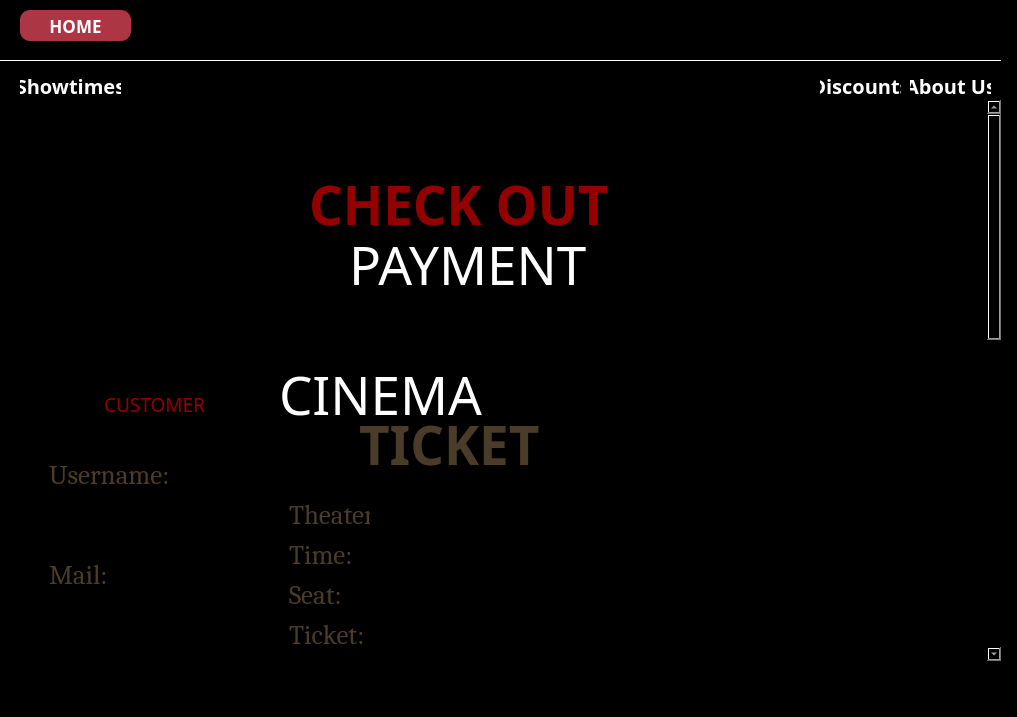
<?xml version="1.0" encoding="UTF-8"?>
<ui version="4.0">
 <class>MainWindow</class>
 <widget class="QMainWindow" name="MainWindow">
  <property name="geometry">
   <rect>
    <x>0</x>
    <y>0</y>
    <width>1017</width>
    <height>717</height>
   </rect>
  </property>
  <property name="font">
   <font>
    <pointsize>12</pointsize>
    <weight>50</weight>
    <bold>false</bold>
   </font>
  </property>
  <property name="windowTitle">
   <string>MainWindow</string>
  </property>
  <property name="styleSheet">
   <string notr="true">background-color: rgb(0, 0, 0);
color: rgb(255, 255, 255);
    border: none</string>
  </property>
  <widget class="QWidget" name="centralwidget">
   <widget class="QPushButton" name="pushButtonShwtm">
    <property name="geometry">
     <rect>
      <x>20</x>
      <y>70</y>
      <width>101</width>
      <height>31</height>
     </rect>
    </property>
    <property name="font">
     <font>
      <family>Bahnschrift Condensed</family>
      <pointsize>15</pointsize>
      <weight>75</weight>
      <bold>true</bold>
     </font>
    </property>
    <property name="styleSheet">
     <string notr="true">background-color: transparent;
color: rgb(255, 255, 255);
    border: none</string>
    </property>
    <property name="text">
     <string>Showtimes</string>
    </property>
   </widget>
   <widget class="QPushButton" name="pushButtonDiscounts">
    <property name="geometry">
     <rect>
      <x>820</x>
      <y>70</y>
      <width>81</width>
      <height>31</height>
     </rect>
    </property>
    <property name="font">
     <font>
      <family>Bahnschrift Condensed</family>
      <pointsize>15</pointsize>
      <weight>75</weight>
      <bold>true</bold>
     </font>
    </property>
    <property name="styleSheet">
     <string notr="true">background-color: transparent;
color: rgb(255, 255, 255);
    border: none</string>
    </property>
    <property name="text">
     <string>Discounts</string>
    </property>
   </widget>
   <widget class="QPushButton" name="pushButtonAboutUs">
    <property name="geometry">
     <rect>
      <x>910</x>
      <y>70</y>
      <width>81</width>
      <height>31</height>
     </rect>
    </property>
    <property name="font">
     <font>
      <family>Bahnschrift Condensed</family>
      <pointsize>15</pointsize>
      <weight>75</weight>
      <bold>true</bold>
     </font>
    </property>
    <property name="styleSheet">
     <string notr="true">background-color: transparent;
color: rgb(255, 255, 255);
    border: none</string>
    </property>
    <property name="text">
     <string>About Us</string>
    </property>
   </widget>
   <widget class="QScrollArea" name="scrollArea">
    <property name="geometry">
     <rect>
      <x>0</x>
      <y>100</y>
      <width>1001</width>
      <height>561</height>
     </rect>
    </property>
    <property name="font">
     <font>
      <italic>true</italic>
      <kerning>true</kerning>
     </font>
    </property>
    <property name="styleSheet">
     <string notr="true">QScrollBar::sub-line:vertical {
	border:none;
	background-color:rgb(59,59,90);
	height: 15px;
	border-top-left-radius:7px;
	border-top-right-radius:7px;
	subcontrol-position:top;
	subcontrol-origin:margin;
}
QScrollBar::sub-line:vertical:hover {
	background-color:rgb(255,0,127);
}
QScrollBar::sub-line:vertical:pressed {
	background-color:rgb(185,0,92);
}
QScrollBar::add-line:vertical {
	border:none;
	background-color:rgb(59,59,90);
	height: 15px;
	border-top-left-radius:7px;
	border-top-right-radius:7px;
	subcontrol-position:bottom;
	subcontrol-origin:margin;
}
QScrollBar::sub-line:vertical:hover {
	background-color:rgb(255,0,127);
}
QScrollBar::sub-line:vertical:pressed {
	background-color:rgb(185,0,92);
}
QScrollBar::up-arrow:vertical, QScrollBar::down-arrow:vertical{
	background: none;
}
QScrollBar::add-page:vertical, QScrollBar::sub-page:vertical{
	background: none;
}
QScrollBar::sub-line:horizontal {
	border:none;
	background-color:rgb(59,59,90);
	height: 15px;
	border-top-left-radius:7px;
	border-top-right-radius:7px;
	subcontrol-position:top;
	subcontrol-origin:margin;
}
QScrollBar::sub-line:horizontal:hover {
	background-color:rgb(255,0,127);
}
QScrollBar::sub-line:horizontal:pressed {
	background-color:rgb(185,0,92);
}
QScrollBar::add-line:horizontal {
	border:none;
	background-color:rgb(59,59,90);
	height: 15px;
	border-top-left-radius:7px;
	border-top-right-radius:7px;
	subcontrol-position:bottom;
	subcontrol-origin:margin;
}
QScrollBar::sub-line:horizontal:hover {
	background-color:rgb(255,0,127);
}
QScrollBar::sub-line:horizontal:pressed {
	background-color:rgb(185,0,92);
}
QScrollBar::up-arrow:horizontal, QScrollBar::down-arrow:horizontal{
	background: none;
}
QScrollBar::add-page:horizontal, QScrollBar::sub-page:horizontal{
	background: none;
}


</string>
    </property>
    <property name="widgetResizable">
     <bool>true</bool>
    </property>
    <widget class="QWidget" name="scrollAreaWidgetContents">
     <property name="geometry">
      <rect>
       <x>0</x>
       <y>-506</y>
       <width>988</width>
       <height>1312</height>
      </rect>
     </property>
     <layout class="QVBoxLayout" name="verticalLayout">
      <item>
       <widget class="QFrame" name="frame">
        <property name="minimumSize">
         <size>
          <width>100</width>
          <height>1300</height>
         </size>
        </property>
        <property name="font">
         <font>
          <weight>50</weight>
          <bold>false</bold>
         </font>
        </property>
        <property name="mouseTracking">
         <bool>false</bool>
        </property>
        <property name="tabletTracking">
         <bool>false</bool>
        </property>
        <property name="acceptDrops">
         <bool>true</bool>
        </property>
        <property name="styleSheet">
         <string notr="true">    border: none</string>
        </property>
        <property name="frameShape">
         <enum>QFrame::NoFrame</enum>
        </property>
        <property name="frameShadow">
         <enum>QFrame::Raised</enum>
        </property>
        <widget class="QLabel" name="label_29">
         <property name="geometry">
          <rect>
           <x>-10</x>
           <y>0</y>
           <width>991</width>
           <height>251</height>
          </rect>
         </property>
         <property name="text">
          <string/>
         </property>
         <property name="pixmap">
          <pixmap>../images/Red And Yellow Illustrated Movie Night Perfomance Invitation Outdor Banner.png</pixmap>
         </property>
         <property name="scaledContents">
          <bool>true</bool>
         </property>
        </widget>
        <widget class="QPushButton" name="pushButtonDiscounts_4">
         <property name="geometry">
          <rect>
           <x>10</x>
           <y>290</y>
           <width>271</width>
           <height>41</height>
          </rect>
         </property>
         <property name="font">
          <font>
           <family>Bahnschrift Condensed</family>
           <pointsize>30</pointsize>
           <weight>75</weight>
           <bold>true</bold>
          </font>
         </property>
         <property name="styleSheet">
          <string notr="true">background-color: transparent;
color: rgb(255, 255, 255);
    border: none</string>
         </property>
         <property name="text">
          <string/>
         </property>
        </widget>
        <widget class="QLabel" name="label_3">
         <property name="geometry">
          <rect>
           <x>270</x>
           <y>250</y>
           <width>301</width>
           <height>71</height>
          </rect>
         </property>
         <property name="font">
          <font>
           <family>Cooper Black</family>
           <pointsize>40</pointsize>
          </font>
         </property>
         <property name="styleSheet">
          <string notr="true">background-color:transparent</string>
         </property>
         <property name="text">
          <string>CINEMA</string>
         </property>
        </widget>
        <widget class="QLabel" name="label_4">
         <property name="geometry">
          <rect>
           <x>350</x>
           <y>300</y>
           <width>301</width>
           <height>71</height>
          </rect>
         </property>
         <property name="font">
          <font>
           <family>Cooper Black</family>
           <pointsize>40</pointsize>
           <weight>75</weight>
           <bold>true</bold>
          </font>
         </property>
         <property name="styleSheet">
          <string notr="true">background-color:transparent;
color: rgb(75, 60, 41);</string>
         </property>
         <property name="text">
          <string>TICKET</string>
         </property>
        </widget>
        <widget class="QLabel" name="label">
         <property name="geometry">
          <rect>
           <x>-30</x>
           <y>240</y>
           <width>959</width>
           <height>361</height>
          </rect>
         </property>
         <property name="text">
          <string/>
         </property>
         <property name="pixmap">
          <pixmap>../images/Blue Modern Cinema Ticket.png</pixmap>
         </property>
         <property name="scaledContents">
          <bool>true</bool>
         </property>
        </widget>
        <widget class="QLabel" name="label_5">
         <property name="geometry">
          <rect>
           <x>40</x>
           <y>350</y>
           <width>211</width>
           <height>31</height>
          </rect>
         </property>
         <property name="font">
          <font>
           <family>Cambria</family>
           <pointsize>20</pointsize>
           <weight>50</weight>
           <bold>false</bold>
          </font>
         </property>
         <property name="styleSheet">
          <string notr="true">background-color:transparent;
color: rgb(75, 60, 41);</string>
         </property>
         <property name="text">
          <string>Username:</string>
         </property>
        </widget>
        <widget class="QLabel" name="labelUsername">
         <property name="geometry">
          <rect>
           <x>40</x>
           <y>390</y>
           <width>221</width>
           <height>31</height>
          </rect>
         </property>
         <property name="font">
          <font>
           <family>Cambria</family>
           <pointsize>20</pointsize>
           <weight>50</weight>
           <bold>false</bold>
          </font>
         </property>
         <property name="styleSheet">
          <string notr="true">background-color:transparent;
color: rgb(75, 60, 41);</string>
         </property>
         <property name="text">
          <string/>
         </property>
        </widget>
        <widget class="QLabel" name="label_7">
         <property name="geometry">
          <rect>
           <x>40</x>
           <y>450</y>
           <width>221</width>
           <height>31</height>
          </rect>
         </property>
         <property name="font">
          <font>
           <family>Cambria</family>
           <pointsize>20</pointsize>
           <weight>50</weight>
           <bold>false</bold>
          </font>
         </property>
         <property name="styleSheet">
          <string notr="true">background-color:transparent;
color: rgb(75, 60, 41);</string>
         </property>
         <property name="text">
          <string>Mail:</string>
         </property>
        </widget>
        <widget class="QLabel" name="labelMail">
         <property name="geometry">
          <rect>
           <x>40</x>
           <y>490</y>
           <width>221</width>
           <height>31</height>
          </rect>
         </property>
         <property name="font">
          <font>
           <family>Cambria</family>
           <pointsize>20</pointsize>
           <weight>50</weight>
           <bold>false</bold>
          </font>
         </property>
         <property name="styleSheet">
          <string notr="true">background-color:transparent;
color: rgb(75, 60, 41);</string>
         </property>
         <property name="text">
          <string/>
         </property>
        </widget>
        <widget class="QLabel" name="labelTheater">
         <property name="geometry">
          <rect>
           <x>370</x>
           <y>390</y>
           <width>241</width>
           <height>31</height>
          </rect>
         </property>
         <property name="font">
          <font>
           <family>Cambria</family>
           <pointsize>20</pointsize>
           <weight>50</weight>
           <bold>false</bold>
          </font>
         </property>
         <property name="styleSheet">
          <string notr="true">background-color:transparent;
color: rgb(75, 60, 41);</string>
         </property>
         <property name="text">
          <string/>
         </property>
        </widget>
        <widget class="QLabel" name="label_10">
         <property name="geometry">
          <rect>
           <x>280</x>
           <y>390</y>
           <width>81</width>
           <height>31</height>
          </rect>
         </property>
         <property name="font">
          <font>
           <family>Cambria</family>
           <pointsize>20</pointsize>
           <weight>50</weight>
           <bold>false</bold>
          </font>
         </property>
         <property name="styleSheet">
          <string notr="true">background-color:transparent;
color: rgb(75, 60, 41);</string>
         </property>
         <property name="text">
          <string>Theater:</string>
         </property>
        </widget>
        <widget class="QLabel" name="label_11">
         <property name="geometry">
          <rect>
           <x>280</x>
           <y>430</y>
           <width>91</width>
           <height>31</height>
          </rect>
         </property>
         <property name="font">
          <font>
           <family>Cambria</family>
           <pointsize>20</pointsize>
           <weight>50</weight>
           <bold>false</bold>
          </font>
         </property>
         <property name="styleSheet">
          <string notr="true">background-color:transparent;
color: rgb(75, 60, 41);</string>
         </property>
         <property name="text">
          <string>Time:</string>
         </property>
        </widget>
        <widget class="QLabel" name="labelTime">
         <property name="geometry">
          <rect>
           <x>370</x>
           <y>430</y>
           <width>241</width>
           <height>31</height>
          </rect>
         </property>
         <property name="font">
          <font>
           <family>Cambria</family>
           <pointsize>20</pointsize>
           <weight>50</weight>
           <bold>false</bold>
          </font>
         </property>
         <property name="styleSheet">
          <string notr="true">background-color:transparent;
color: rgb(75, 60, 41);</string>
         </property>
         <property name="text">
          <string/>
         </property>
        </widget>
        <widget class="QLabel" name="label_13">
         <property name="geometry">
          <rect>
           <x>280</x>
           <y>470</y>
           <width>71</width>
           <height>31</height>
          </rect>
         </property>
         <property name="font">
          <font>
           <family>Cambria</family>
           <pointsize>20</pointsize>
           <weight>50</weight>
           <bold>false</bold>
          </font>
         </property>
         <property name="styleSheet">
          <string notr="true">background-color:transparent;
color: rgb(75, 60, 41);</string>
         </property>
         <property name="text">
          <string>Seat:</string>
         </property>
        </widget>
        <widget class="QLabel" name="labelSeat">
         <property name="geometry">
          <rect>
           <x>370</x>
           <y>470</y>
           <width>241</width>
           <height>31</height>
          </rect>
         </property>
         <property name="font">
          <font>
           <family>Cambria</family>
           <pointsize>20</pointsize>
           <weight>50</weight>
           <bold>false</bold>
          </font>
         </property>
         <property name="styleSheet">
          <string notr="true">background-color:transparent;
color: rgb(75, 60, 41);</string>
         </property>
         <property name="text">
          <string/>
         </property>
        </widget>
        <widget class="QLabel" name="label_15">
         <property name="geometry">
          <rect>
           <x>50</x>
           <y>260</y>
           <width>191</width>
           <height>71</height>
          </rect>
         </property>
         <property name="font">
          <font>
           <family>Cooper Black</family>
           <pointsize>14</pointsize>
           <weight>50</weight>
           <italic>false</italic>
           <bold>false</bold>
          </font>
         </property>
         <property name="styleSheet">
          <string notr="true">background-color:transparent;
font: 14pt &quot;Cooper Black&quot;;


color: rgb(148, 0, 0);</string>
         </property>
         <property name="text">
          <string>CUSTOMER</string>
         </property>
         <property name="alignment">
          <set>Qt::AlignCenter</set>
         </property>
        </widget>
        <widget class="QTableWidget" name="tableWidget">
         <property name="geometry">
          <rect>
           <x>60</x>
           <y>620</y>
           <width>501</width>
           <height>271</height>
          </rect>
         </property>
         <property name="styleSheet">
          <string notr="true">QTableWidget {
    background-color: #DCCBA4;  /* Nền be */
    color: #4A321E;  /* Chữ nâu đậm */
    border-radius: 12px; /* Bo góc mềm */
    padding: 5px;
    border: 1px solid #8B6F47; /* Viền nâu */
}

/* Header của bảng */
QHeaderView::section {
    background-color: #C4AB80; /* Màu vàng nhạt */
    color: #4A321E;
    font-weight: bold;
    border-radius: ;
    padding: 6px;
    border: 1px solid #8B6F47;
}

/* Các ô trong bảng */
QTableWidget::item {
    border-bottom: 1px solid #8B6F47;
    padding: 6px;
}
</string>
         </property>
         <attribute name="horizontalHeaderDefaultSectionSize">
          <number>94</number>
         </attribute>
         <column>
          <property name="text">
           <string>Name</string>
          </property>
         </column>
         <column>
          <property name="text">
           <string>Quantity</string>
          </property>
         </column>
         <column>
          <property name="text">
           <string>Price</string>
          </property>
         </column>
         <column>
          <property name="text">
           <string>Total</string>
          </property>
         </column>
        </widget>
        <widget class="QPushButton" name="pushButtonConfirm">
         <property name="geometry">
          <rect>
           <x>660</x>
           <y>800</y>
           <width>211</width>
           <height>91</height>
          </rect>
         </property>
         <property name="font">
          <font>
           <family>Bahnschrift Condensed</family>
           <pointsize>13</pointsize>
           <weight>75</weight>
           <bold>true</bold>
          </font>
         </property>
         <property name="styleSheet">
          <string notr="true">background-color: rgb(173, 54, 68);
color: rgb(255, 255, 255);
    border-radius: 10px;
    padding: 5px</string>
         </property>
         <property name="text">
          <string>Confirm</string>
         </property>
         <property name="icon">
          <iconset>
           <normaloff>../images/ic_popcorn.png</normaloff>../images/ic_popcorn.png</iconset>
         </property>
         <property name="iconSize">
          <size>
           <width>30</width>
           <height>30</height>
          </size>
         </property>
         <property name="autoRepeatDelay">
          <number>305</number>
         </property>
        </widget>
        <widget class="QLabel" name="label_2">
         <property name="geometry">
          <rect>
           <x>-10</x>
           <y>900</y>
           <width>991</width>
           <height>151</height>
          </rect>
         </property>
         <property name="text">
          <string/>
         </property>
         <property name="pixmap">
          <pixmap>../images/Screenshot 2025-03-17 023822.png</pixmap>
         </property>
         <property name="scaledContents">
          <bool>true</bool>
         </property>
        </widget>
        <widget class="Line" name="line_2">
         <property name="geometry">
          <rect>
           <x>-20</x>
           <y>1030</y>
           <width>1001</width>
           <height>1</height>
          </rect>
         </property>
         <property name="maximumSize">
          <size>
           <width>16777215</width>
           <height>1</height>
          </size>
         </property>
         <property name="styleSheet">
          <string notr="true">background-color: rgb(255, 255, 255);</string>
         </property>
         <property name="orientation">
          <enum>Qt::Horizontal</enum>
         </property>
        </widget>
        <widget class="QLabel" name="label_44">
         <property name="geometry">
          <rect>
           <x>270</x>
           <y>1020</y>
           <width>381</width>
           <height>71</height>
          </rect>
         </property>
         <property name="font">
          <font>
           <family>Bahnschrift Condensed</family>
           <pointsize>20</pointsize>
           <weight>50</weight>
           <italic>false</italic>
           <bold>false</bold>
          </font>
         </property>
         <property name="styleSheet">
          <string notr="true">background-color: transparent;
    border: none</string>
         </property>
         <property name="text">
          <string>CONTACT US</string>
         </property>
         <property name="alignment">
          <set>Qt::AlignCenter</set>
         </property>
        </widget>
        <widget class="QLabel" name="label_43">
         <property name="geometry">
          <rect>
           <x>260</x>
           <y>1190</y>
           <width>411</width>
           <height>61</height>
          </rect>
         </property>
         <property name="font">
          <font>
           <family>Bahnschrift Condensed</family>
           <pointsize>15</pointsize>
           <weight>50</weight>
           <italic>false</italic>
           <bold>false</bold>
          </font>
         </property>
         <property name="styleSheet">
          <string notr="true">background-color: transparent;
    border: none</string>
         </property>
         <property name="text">
          <string>© Copyright 2025 GFlix Theatres</string>
         </property>
         <property name="alignment">
          <set>Qt::AlignCenter</set>
         </property>
        </widget>
        <widget class="QPushButton" name="pushButtonfb">
         <property name="geometry">
          <rect>
           <x>400</x>
           <y>1080</y>
           <width>121</width>
           <height>31</height>
          </rect>
         </property>
         <property name="font">
          <font>
           <family>Bahnschrift Condensed</family>
           <pointsize>13</pointsize>
           <weight>75</weight>
           <bold>true</bold>
          </font>
         </property>
         <property name="styleSheet">
          <string notr="true">background-color:  rgb(255, 255, 255);
color:rgb(0, 0, 0);
    border-radius: 10px;
    padding: 5px</string>
         </property>
         <property name="text">
          <string>Facebook</string>
         </property>
         <property name="icon">
          <iconset>
           <normaloff>../images/fb.png</normaloff>../images/fb.png</iconset>
         </property>
         <property name="iconSize">
          <size>
           <width>30</width>
           <height>30</height>
          </size>
         </property>
         <property name="autoRepeatDelay">
          <number>305</number>
         </property>
        </widget>
        <widget class="QPushButton" name="pushButton_4">
         <property name="geometry">
          <rect>
           <x>390</x>
           <y>1120</y>
           <width>141</width>
           <height>61</height>
          </rect>
         </property>
         <property name="font">
          <font>
           <weight>75</weight>
           <bold>true</bold>
          </font>
         </property>
         <property name="styleSheet">
          <string notr="true">background-color: transparent;

    border: none</string>
         </property>
         <property name="text">
          <string/>
         </property>
         <property name="icon">
          <iconset>
           <normaloff>../images/logoreal.png</normaloff>../images/logoreal.png</iconset>
         </property>
         <property name="iconSize">
          <size>
           <width>100</width>
           <height>100</height>
          </size>
         </property>
        </widget>
        <widget class="QLabel" name="label_42">
         <property name="geometry">
          <rect>
           <x>250</x>
           <y>1160</y>
           <width>441</width>
           <height>61</height>
          </rect>
         </property>
         <property name="font">
          <font>
           <family>Bahnschrift Condensed</family>
           <pointsize>20</pointsize>
           <weight>50</weight>
           <italic>false</italic>
           <bold>false</bold>
          </font>
         </property>
         <property name="styleSheet">
          <string notr="true">background-color: transparent;
    border: none</string>
         </property>
         <property name="text">
          <string>WE MAKE MOVIES BETTER</string>
         </property>
         <property name="alignment">
          <set>Qt::AlignCenter</set>
         </property>
        </widget>
        <widget class="QLabel" name="label_16">
         <property name="geometry">
          <rect>
           <x>300</x>
           <y>60</y>
           <width>441</width>
           <height>71</height>
          </rect>
         </property>
         <property name="font">
          <font>
           <family>Cooper Black</family>
           <pointsize>40</pointsize>
           <weight>75</weight>
           <bold>true</bold>
          </font>
         </property>
         <property name="styleSheet">
          <string notr="true">background-color:transparent;
color: rgb(148, 0, 0);</string>
         </property>
         <property name="text">
          <string>CHECK OUT</string>
         </property>
        </widget>
        <widget class="QLabel" name="label_6">
         <property name="geometry">
          <rect>
           <x>340</x>
           <y>120</y>
           <width>361</width>
           <height>71</height>
          </rect>
         </property>
         <property name="font">
          <font>
           <family>Cooper Black</family>
           <pointsize>40</pointsize>
          </font>
         </property>
         <property name="styleSheet">
          <string notr="true">background-color:transparent</string>
         </property>
         <property name="text">
          <string>PAYMENT</string>
         </property>
        </widget>
        <widget class="QCheckBox" name="checkBoxUsePoint">
         <property name="geometry">
          <rect>
           <x>650</x>
           <y>690</y>
           <width>161</width>
           <height>31</height>
          </rect>
         </property>
         <property name="styleSheet">
          <string notr="true">font: 12pt &quot;MS Shell Dlg 2&quot;;
</string>
         </property>
         <property name="text">
          <string>Use Point</string>
         </property>
        </widget>
        <widget class="QLineEdit" name="lineEditShowPoint">
         <property name="geometry">
          <rect>
           <x>630</x>
           <y>640</y>
           <width>291</width>
           <height>41</height>
          </rect>
         </property>
         <property name="styleSheet">
          <string notr="true">
background-color: #DCCBA4;
color: rgb(0, 0, 0);
    border-radius: 10px;
    padding: 5px</string>
         </property>
         <property name="text">
          <string/>
         </property>
        </widget>
        <widget class="QLineEdit" name="lineEditFinalPayment">
         <property name="geometry">
          <rect>
           <x>630</x>
           <y>730</y>
           <width>291</width>
           <height>41</height>
          </rect>
         </property>
         <property name="styleSheet">
          <string notr="true">
background-color: #DCCBA4;
color: rgb(0, 0, 0);
    border-radius: 10px;
    padding: 5px</string>
         </property>
         <property name="text">
          <string/>
         </property>
        </widget>
        <widget class="QLabel" name="label_14">
         <property name="geometry">
          <rect>
           <x>280</x>
           <y>510</y>
           <width>91</width>
           <height>31</height>
          </rect>
         </property>
         <property name="font">
          <font>
           <family>Cambria</family>
           <pointsize>20</pointsize>
           <weight>50</weight>
           <bold>false</bold>
          </font>
         </property>
         <property name="styleSheet">
          <string notr="true">background-color:transparent;
color: rgb(75, 60, 41);</string>
         </property>
         <property name="text">
          <string>Ticket:</string>
         </property>
        </widget>
        <widget class="QLabel" name="labelTicket">
         <property name="geometry">
          <rect>
           <x>370</x>
           <y>510</y>
           <width>241</width>
           <height>31</height>
          </rect>
         </property>
         <property name="font">
          <font>
           <family>Cambria</family>
           <pointsize>20</pointsize>
           <weight>50</weight>
           <bold>false</bold>
          </font>
         </property>
         <property name="styleSheet">
          <string notr="true">background-color:transparent;
color: rgb(75, 60, 41);</string>
         </property>
         <property name="text">
          <string/>
         </property>
        </widget>
        <zorder>label_2</zorder>
        <zorder>label</zorder>
        <zorder>label_29</zorder>
        <zorder>pushButtonDiscounts_4</zorder>
        <zorder>label_3</zorder>
        <zorder>label_4</zorder>
        <zorder>label_5</zorder>
        <zorder>labelUsername</zorder>
        <zorder>label_7</zorder>
        <zorder>labelMail</zorder>
        <zorder>labelTheater</zorder>
        <zorder>label_10</zorder>
        <zorder>label_11</zorder>
        <zorder>labelTime</zorder>
        <zorder>label_13</zorder>
        <zorder>labelSeat</zorder>
        <zorder>label_15</zorder>
        <zorder>tableWidget</zorder>
        <zorder>pushButtonConfirm</zorder>
        <zorder>line_2</zorder>
        <zorder>label_44</zorder>
        <zorder>label_43</zorder>
        <zorder>pushButtonfb</zorder>
        <zorder>pushButton_4</zorder>
        <zorder>label_42</zorder>
        <zorder>label_16</zorder>
        <zorder>label_6</zorder>
        <zorder>checkBoxUsePoint</zorder>
        <zorder>lineEditShowPoint</zorder>
        <zorder>lineEditFinalPayment</zorder>
        <zorder>label_14</zorder>
        <zorder>labelTicket</zorder>
       </widget>
      </item>
     </layout>
    </widget>
   </widget>
   <widget class="Line" name="line">
    <property name="geometry">
     <rect>
      <x>0</x>
      <y>60</y>
      <width>1001</width>
      <height>1</height>
     </rect>
    </property>
    <property name="maximumSize">
     <size>
      <width>16777215</width>
      <height>1</height>
     </size>
    </property>
    <property name="styleSheet">
     <string notr="true">background-color: rgb(255, 255, 255);</string>
    </property>
    <property name="orientation">
     <enum>Qt::Horizontal</enum>
    </property>
   </widget>
   <widget class="QPushButton" name="pushButtonHome">
    <property name="geometry">
     <rect>
      <x>20</x>
      <y>10</y>
      <width>111</width>
      <height>31</height>
     </rect>
    </property>
    <property name="font">
     <font>
      <family>Bahnschrift Condensed</family>
      <pointsize>13</pointsize>
      <weight>75</weight>
      <bold>true</bold>
     </font>
    </property>
    <property name="styleSheet">
     <string notr="true">background-color: rgb(173, 54, 68);
color: rgb(255, 255, 255);
    border-radius: 10px;
    padding: 5px</string>
    </property>
    <property name="text">
     <string>HOME</string>
    </property>
    <property name="icon">
     <iconset>
      <normaloff>../images/home.ico</normaloff>../images/home.ico</iconset>
    </property>
    <property name="iconSize">
     <size>
      <width>30</width>
      <height>30</height>
     </size>
    </property>
    <property name="autoRepeat">
     <bool>false</bool>
    </property>
    <property name="autoExclusive">
     <bool>false</bool>
    </property>
    <property name="autoRepeatDelay">
     <number>250</number>
    </property>
    <property name="autoRepeatInterval">
     <number>250</number>
    </property>
   </widget>
  </widget>
  <widget class="QMenuBar" name="menubar">
   <property name="geometry">
    <rect>
     <x>0</x>
     <y>0</y>
     <width>1017</width>
     <height>18</height>
    </rect>
   </property>
  </widget>
  <widget class="QStatusBar" name="statusbar"/>
 </widget>
 <resources/>
 <connections/>
</ui>
